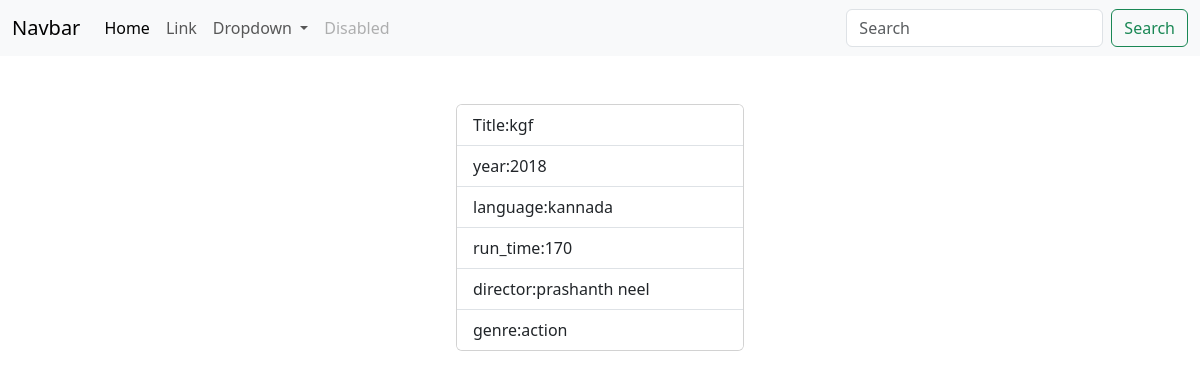
/movies/1/, run on the app's committed database.
### myapp/models.py (models this page shows, shortened)
class Movie(models.Model):
    title=models.CharField(max_length=200)
    year=models.CharField(max_length=200)
    director=models.CharField(max_length=200)
    run_time=models.PositiveIntegerField()
    language=models.CharField(max_length=200)
    genre=models.CharField(max_length=200)

### myapp/views.py (the view)
# urls.py: path('movies/<int:pk>/',views.MovieDetailView.as_view(),name="movie-detail"),
class MovieDetailView(View):
     def get(self,request,*args,**kwargs):
         id=kwargs.get("pk")
         qs=Movie.objects.get(id=id)
         return render(request,"moviedetail.html",{"data":qs})

### myapp/templates/moviedetail.html (shortened to what this page needs)
{%extends 'base.html'%}
{%block main_block%}
<div class="container mt-5 d-flex justify-content-center">
  <div class="card" style="width: 18rem;">
      <ul class="list-group list-group-flush">
        <li class="list-group-item">Title:{{data.title}}</li>
        <li class="list-group-item">year:{{data.year}}</li>
        <li class="list-group-item">language:{{data.language}}</li>
        <li class="list-group-item">run_time:{{data.run_time}}</li>
        <li class="list-group-item">director:{{data.director}}</li>
        <li class="list-group-item">genre:{{data.genre}}</li>
      </ul>
    </div>
 </div>
{%endblock%}

### data on the page
Movie: title "kgf", year "2018", language "kannada", run_time "170", director "prashanth neel", genre "action"
